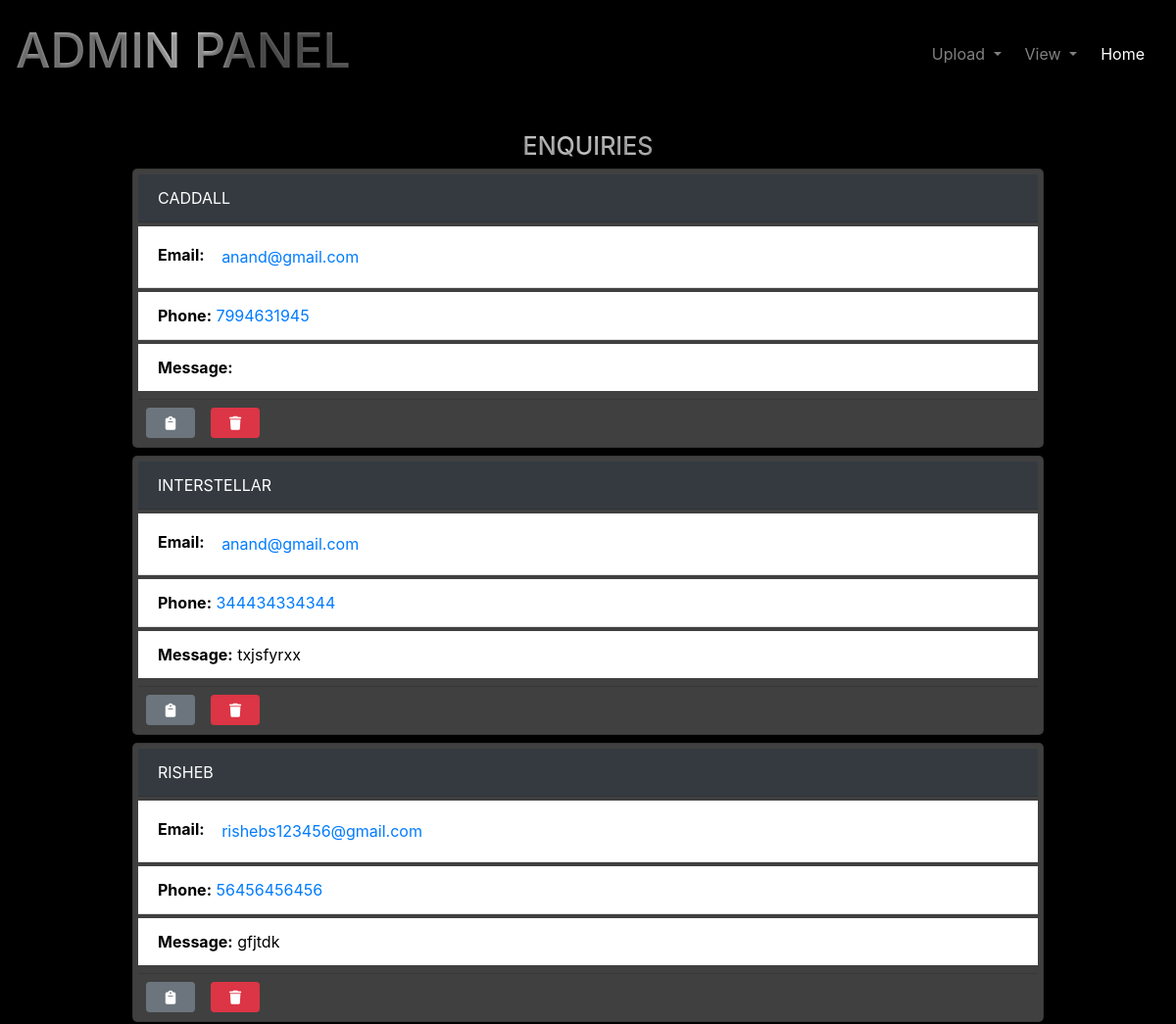
The page // (upper part) on the database as committed earlier.
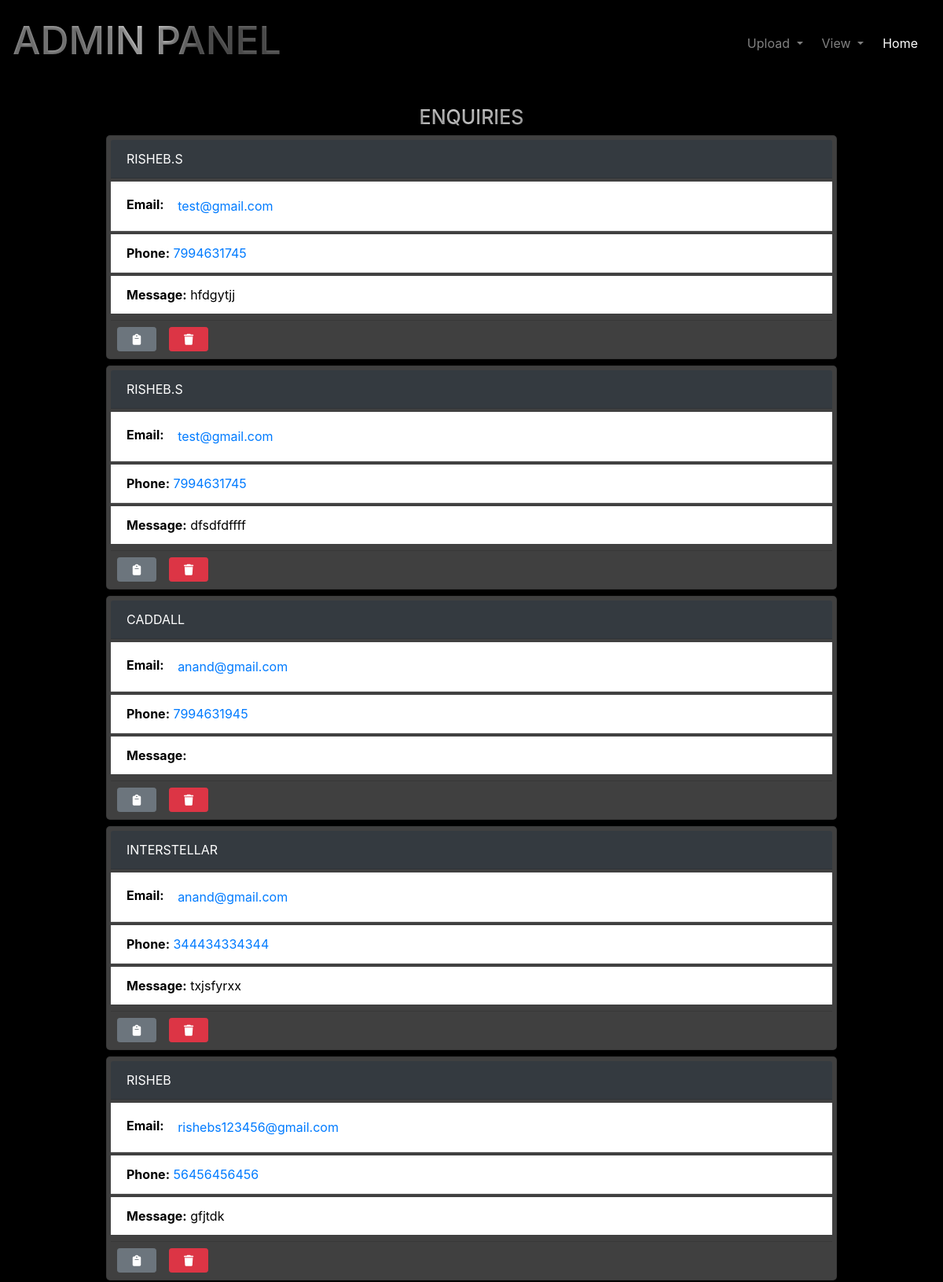
The same page on the database as committed later.
### credential/models.py (models this page shows, shortened)
class Cad(models.Model):
    name=models.CharField(max_length=250)
    email=models.CharField(max_length=250)
    phone=models.IntegerField(max_length=15)
    message=models.TextField(max_length=500,null=True,blank=True)
    created_at = models.DateTimeField(auto_now_add=True)

### credential/views.py (the view)
# urls.py: path('/',views.dashboard,name='dashboard'),
def dashboard(request):
    enquire = Cad.objects.all().order_by('-created_at')
    context = {
        'enquiry_list': enquire
    }
    return render(request,"dashboard.html",context)

### templates/dashboard.html (shortened to what this page needs)
{% load static %}
<!DOCTYPE html>
<html lang="en">
<head>
    <link rel="stylesheet" href="https://cdnjs.cloudflare.com/ajax/libs/font-awesome/6.5.2/css/all.min.css" />
    <link rel="stylesheet" href="https://cdnjs.cloudflare.com/ajax/libs/font-awesome/5.15.4/css/all.min.css">
    <link rel="stylesheet" href="node_modules/@fortawesome/fontawesome-free/css/all.min.css">
    <link rel="stylesheet" href="https://maxcdn.bootstrapcdn.com/bootstrap/4.5.2/css/bootstrap.min.css">
    <link rel="stylesheet" href="https://cdn.jsdelivr.net/npm/bootstrap@4.6.2/dist/css/bootstrap.min.css">
    <link rel="stylesheet" href="{% static 'style1.css' %}">
</head>
<body>
<div class="sticky-top shadow-sm">
    <nav class="navbar navbar-expand-lg navbar-dark py-3">
        <a  class="navbar-brand">
            <h1 class="steel-text">ADMIN PANEL</h1>
        </a>
        <div class="collapse navbar-collapse" id="navbarCollapse">
            <div class="navbar-nav ms-auto py-0">
                <div class="nav-item dropdown">
                    <a href="#" class="nav-link dropdown-toggle mr-2" id="navbarDropdown" role="button" data-bs-toggle="dropdown" aria-expanded="false">
                        Upload
                    </a>
                </div>
                <div class="nav-item dropdown">
                    <a href="#" class="nav-link dropdown-toggle mr-2" id="navbarDropdown2" role="button" data-bs-toggle="dropdown" aria-expanded="false">
                        View
                    </a>
                </div>
                <a href="{% url 'credential:index' %}" class="nav-item nav-link active mr-2">Home</a>
            </div>
        </div>
    </nav>
</div>
<h3 class="steel-text mt-4 text-center">ENQUIRIES</h3>
<div class="container col-md-10 mb-5">
    {% for i in enquiry_list %}
        <div class="card mb-2">
            <div class="card-header bg-dark text-white text-uppercase mb-1">
                {{i.name}}
            </div>
            <ul class="list-group list-group-flush">
                <li class="list-group-item mb-1"><strong>Email:</strong> <a href="mailto:{{i.email}}" class="btn btn-link" id="copyEmail">{{i.email}}</a></li>
                <li class="list-group-item mb-1">
                <strong>Phone:</strong>
                <a href="tel:{{ i.phone }}" class="text-decoration-none">{{ i.phone }}</a>
                </li>
                <li class="list-group-item mb-2"><strong>Message:</strong> {{i.message}}</li>
            </ul>
            <div class="d-flex justify-content-start ml-2 mb-1">
                <button class="btn btn-secondary btn-sm mt-2" style="width:50px;" onclick="copyCardInfo('{{i.name}}', '{{i.email}}', '{{i.phone}}', '{{i.message}}')"><i class="fa-solid fa-clipboard"></i></button>
                <button class="btn btn-danger btn-sm mt-2 ml-3" style="width:50px;" onclick="deleteEnquiry('{{i.id}}')"><i class="fa-solid fa-trash"></i></button>
            </div>
        </div>
    {% endfor %}
</div>
</body>
</html>

Rows that differ between the two databases and show on the page:
added Cad: name "RISHEB.S", email "test@gmail.com", phone "7994631745", message "hfdgytjj"
added Cad: name "RISHEB.S", email "test@gmail.com", phone "7994631745", message "dfsdfdffff"
